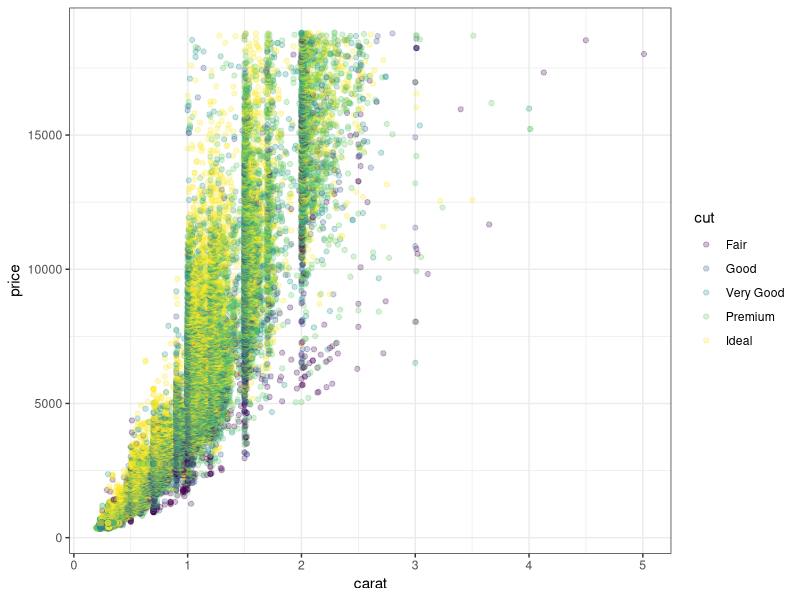
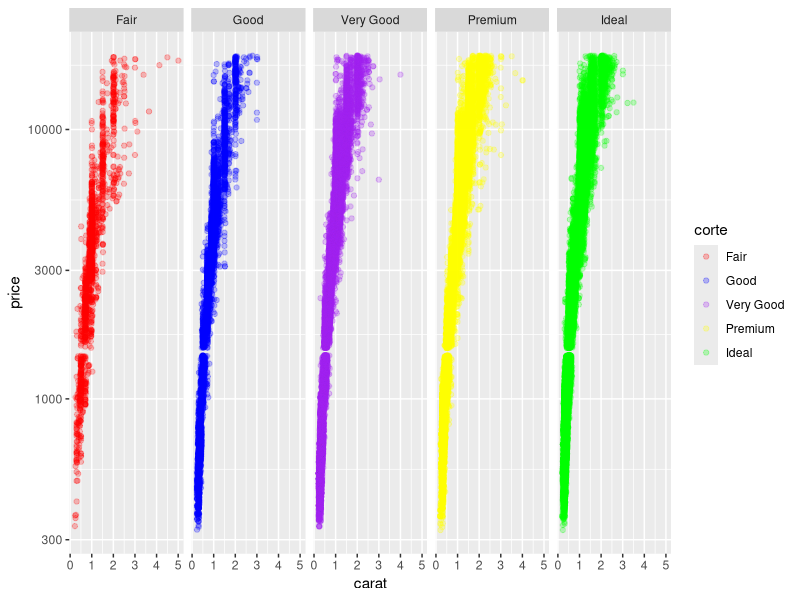

These figures' R source, in order:
install.packages("ggplot2")
require(ggplot2)
install.packages("dplyr")
require(dplyr)
data("diamonds")
names(diamonds)
glimpse(diamonds)

diamonds %>% ggplot(aes(x=carat , y = price, color = cut))+
  geom_point(alpha=0.25)+
  theme_bw()

diamonds %>%
  ggplot(aes(x=carat, y = price, color = cut))+
  geom_point(alpha=0.25)+
  facet_grid((faces=.~cut))+
  scale_y_log10()+
  scale_color_manual("corte", values = c("red",
                                         "blue",
                                         "purple",
                                         "yellow",
                                         "green"
    
  ))
